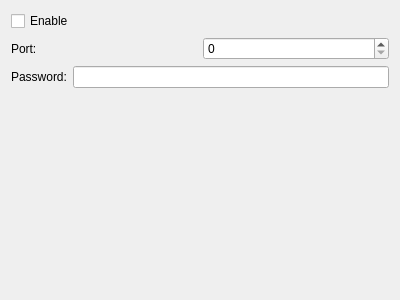
<?xml version="1.0" encoding="UTF-8"?>
<ui version="4.0">
 <class>CFrmParameterServiceLibVNC</class>
 <widget class="QWidget" name="CFrmParameterServiceLibVNC">
  <property name="geometry">
   <rect>
    <x>0</x>
    <y>0</y>
    <width>400</width>
    <height>300</height>
   </rect>
  </property>
  <property name="windowTitle">
   <string>Set LibVNCServer parameters</string>
  </property>
  <layout class="QGridLayout" name="gridLayout">
   <item row="0" column="0">
    <widget class="QCheckBox" name="cbEnable">
     <property name="text">
      <string>Enable</string>
     </property>
    </widget>
   </item>
   <item row="1" column="0">
    <layout class="QHBoxLayout" name="horizontalLayout">
     <item>
      <widget class="QLabel" name="label">
       <property name="text">
        <string>Port:</string>
       </property>
      </widget>
     </item>
     <item>
      <widget class="QSpinBox" name="sbPort">
       <property name="maximum">
        <number>65536</number>
       </property>
      </widget>
     </item>
    </layout>
   </item>
   <item row="2" column="0">
    <layout class="QHBoxLayout" name="horizontalLayout_2">
     <item>
      <widget class="QLabel" name="label_2">
       <property name="text">
        <string>Password:</string>
       </property>
      </widget>
     </item>
     <item>
      <widget class="QLineEdit" name="lePassword"/>
     </item>
    </layout>
   </item>
   <item row="3" column="0">
    <spacer name="verticalSpacer">
     <property name="orientation">
      <enum>Qt::Vertical</enum>
     </property>
     <property name="sizeHint" stdset="0">
      <size>
       <width>20</width>
       <height>183</height>
      </size>
     </property>
    </spacer>
   </item>
  </layout>
 </widget>
 <resources/>
 <connections/>
</ui>
